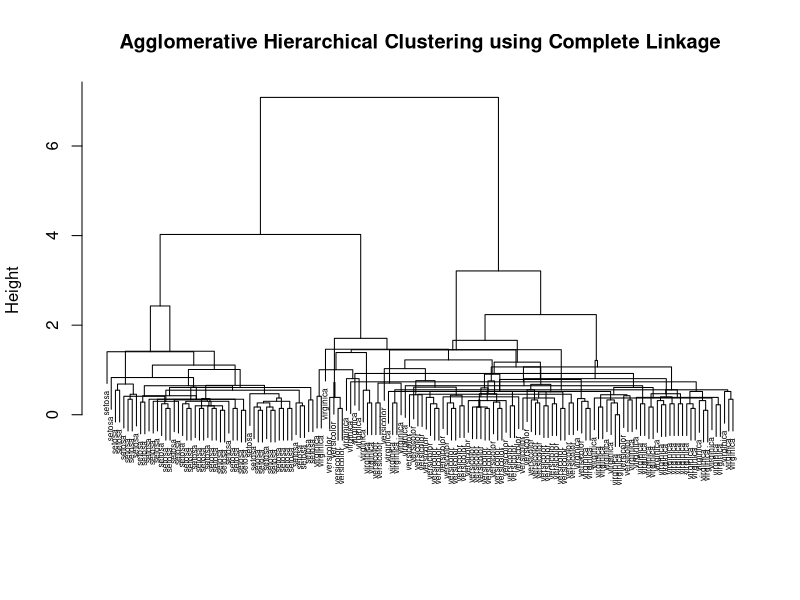

Recreate this plot in R.
#####################################################################
## This code is the solution for Question 5 of Homework 4 which is a                
## function for Complete-linkage agglomerative hierarchical clustering
## Shubham Sharma                                                   
## Created: April 29, 2019                                          
#####################################################################

rm(list = ls())
graphics.off()

##################################################
## Attaching the data
##################################################

library(datasets)
data(iris)
d = iris[c(1:4)]

# Options for distance metric: "euclidean", "manhattan","binary" ,"maximum", "canberra", "minkowski".

dist_d = dist(d, method = 'euclidean')
dist_d_mat = as.matrix(dist_d)

D = data.frame(dist_d_mat)
rownum = nrow(D)
M = matrix(0, rownum-1, 2)
H = vector(length = rownum-1)
diag(D) = Inf
rownames(D) = -(1:rownum)
colnames(D) = -(1:rownum)

for (i in 1:(rownum-1)) { 
  name_col <- colnames(D)
  d = which(D == min(D), arr.ind = TRUE)[1,,drop=FALSE]
  H[i] = min(D) # Min distance pair
  M[i,] = as.numeric(name_col[d])
  clus = c(d, which(name_col %in% name_col[d[1, name_col[d] > 0]]))
  
  colnames(D)[clus] = i
  r = apply(D[d,], 2, max)
  D[min(d),] = r
  D[,min(d)] = r
  D[min(d), min(d)] = Inf
  D[max(d),] = Inf
  D[,max(d)] = Inf
}

clust_d = hclust(dist_d, method = 'single')
h = list() 
h$merge = M 
h$order = clust_d$order 
h$height = H  
h$labels = iris$Species
class(h) = 'hclust' 

quartz()
plot(h, main = "Agglomerative Hierarchical Clustering using Complete Linkage", cex = 0.5)


